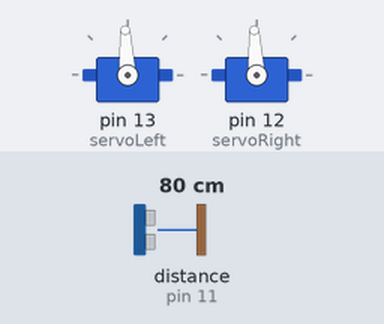
A sketch run on a simulated Arduino Uno, built with avr-gcc and run on an emulated ATmega328P. On the bench: 2 × servo. Wiring (inferred from the names in the program): ultrasonic range finder: trigger pin 11; echo pin 11. The inputs (shaded band) are chosen by the test bench; at power-on: distance to the obstacle (sensor on pin 11) 80 cm. The echo pulse lasts 58.3 µs per cm; what the sketch prints to the serial monitor is not drawn.

Above: at 3.1 s.
Timing chart, 0 to 4.6 s (numbered marks = the images above):
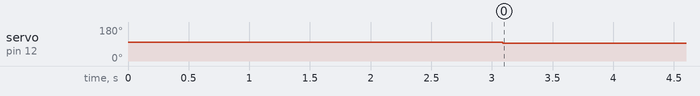

Measured:
- by itself, servo on pin 12 (servoRight): 98° → 93° at 3.1 s

The sketch:

Uppgift10_a.ino
```cpp
#include <Servo.h>

// Start measuring time
unsigned long startTime = millis();

// Define pin for ping-sensor
int pingPin =11;

Servo servoLeft;
Servo servoRight;


//---------------------------------------------------//
void setup() {
  Serial.begin(9600);

  // Define pin for left and right servo and attach
  servoLeft.attach(13);
  servoRight.attach(12);


  float spinTimeReturned = spin();
  Serial.println("\n");
  Serial.println(spinTimeReturned);

}
//--------------------------------------------------.//
void loop(){


}

//-------------------FUNCTIONS----------------------//

float spin() {
  long duration, cm;


  int pulser = 1550;
  int pulsel = 1550;

  servoLeft.writeMicroseconds(pulsel);
  servoRight.writeMicroseconds(pulser);

  float startTime = millis();
  float currentTime = millis();
  int i = 0;
  float distance[200] = {};
  float times[200] = {};
  float elapsedTime;

  while (currentTime-startTime < 3000){

    pinMode(pingPin, OUTPUT);
    digitalWrite(pingPin, LOW);
    delayMicroseconds(2);
    digitalWrite(pingPin,HIGH);
    delayMicroseconds(5);
    digitalWrite(pingPin, LOW);

    pinMode(pingPin, INPUT);
    duration = pulseIn(pingPin, HIGH);

    cm = duration / 29 /2;

    delay(100);


    currentTime = millis();
    elapsedTime = currentTime - startTime;

//    distance[i][0] = i;
//    distance[i][1] = elapsedTime;
//    distance[i][2] = cm;
    distance[i] = cm;
    times[i] = elapsedTime;

    Serial.print(i);
    Serial.print("\t");
    Serial.print(distance[i]);
    Serial.print("\t");
    Serial.print(times[i]);
    Serial.print("\n");

    i = i +1;
  }

  servoLeft.writeMicroseconds(1500);
  servoRight.writeMicroseconds(1500);

  float maxValue = 0;
  float spinTime = 0;
  float valueCheck;

  for (int j=0; j < i; j++)
    {
      valueCheck = distance[j];

      if (valueCheck > maxValue)
      {
        maxValue = valueCheck;
        spinTime = times[j];
      }
   }
  return spinTime;
}
```
